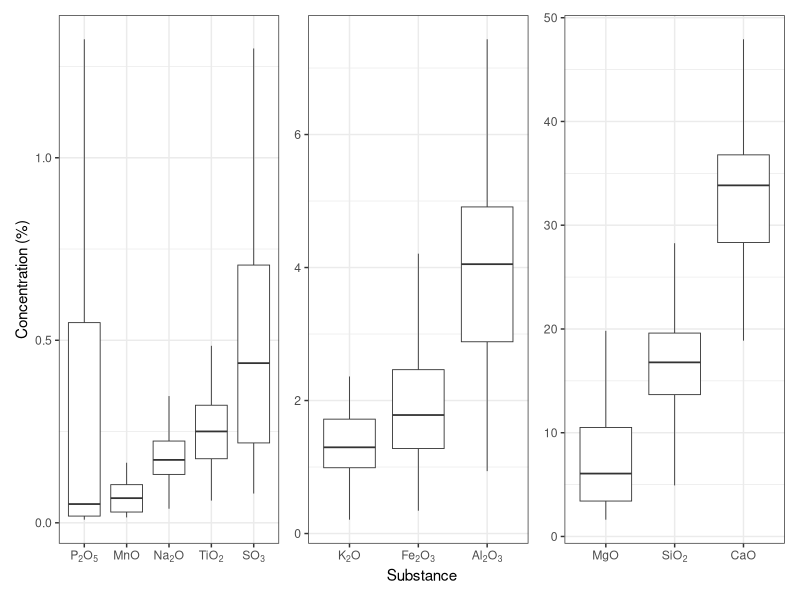
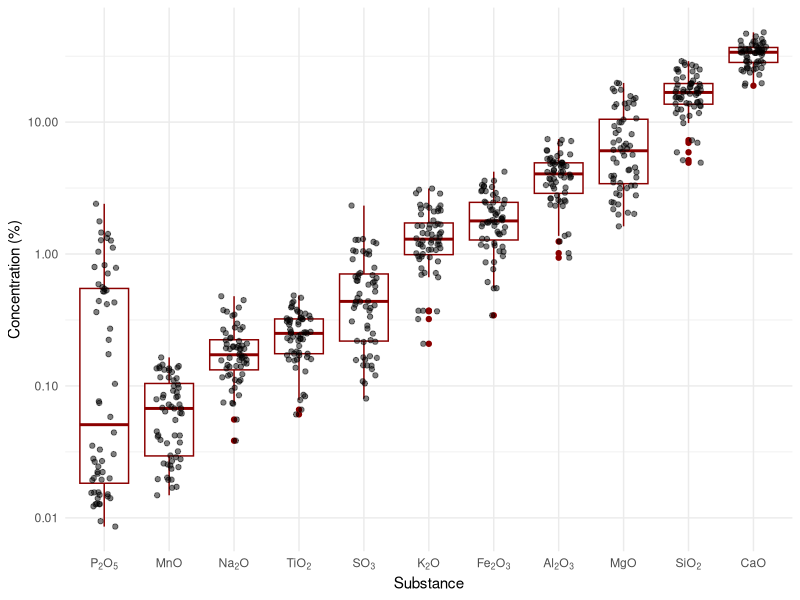
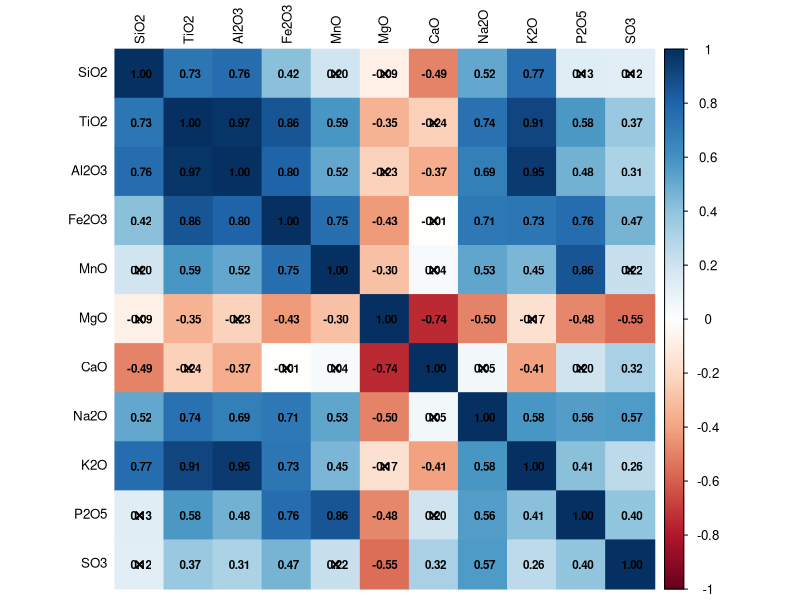
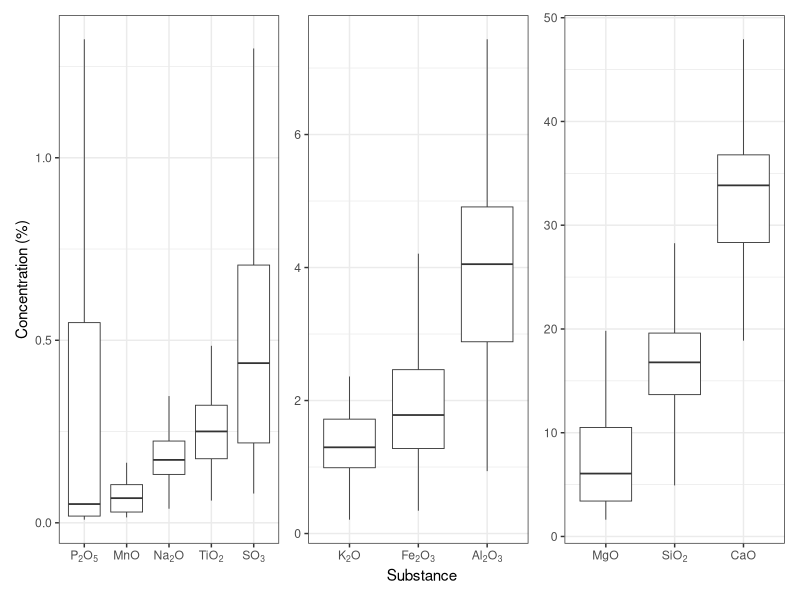

Write R code to recreate these figures, in order. (Note: this script raises an error after producing the figures.)
## ---- chunk 1
knitr::opts_chunk$set(echo = TRUE,warning = FALSE, message = FALSE)

# Load required libraries
library(tidyverse)
library(ggplot2)
library(readxl)
library(patchwork)
library(corrplot)
library(Hmisc)
## ---- chunk 2
# Load data from input folder

dt_fines <- read_excel("input/Fines_Sample_data.xlsx",
    sheet = "XRF", skip = 1)

## ---- chunk 3
# Summary statistics
summary(dt_fines)



names(dt_fines) <- c("Mineralresource", "Deposit", "Samplenumber", "LOI950°C", "SiO2", "TiO2", "Al2O3",
"Fe2O3", "MnO", "MgO", "CaO", "Na2O", "K2O", "P2O5",
"SO3")


## ---- chunk 4

# format data for plotting
# pivot longer, excluding non-numeric columns

#exclude LOI950°C 
dt_fines_long <- dt_fines %>%  select(-c("LOI950°C"))

dt_fines_long <- dt_fines_long %>%
  pivot_longer(cols = c("SiO2", "TiO2", "Al2O3",
"Fe2O3", "MnO", "MgO", "CaO", "Na2O", "K2O", "P2O5",
"SO3"),
               names_to = "Substance",
               values_to = "Concentration")

# create boxplot, sort x-axis by median concentration
#plot  MgO, SiO2, CaO separately due to scale issues
#start with these

subs_high <- c("MgO",  "SiO2",  "CaO")
subs_medium <- c("Al2O3", "Fe2O3", "K2O")
subs_low <- c("TiO2", "MnO", "P2O5", "Na2O", "SO3")

#refactor the three plots below into a function


## ---- chunk 5

# Create a named vector for chemical formula labels with subscripts
chem_labels <- c(
  "SiO2" = expression(SiO[2]),
  "TiO2" = expression(TiO[2]),
  "Al2O3" = expression(Al[2]*O[3]),
  "Fe2O3" = expression(Fe[2]*O[3]),
  "MnO" = expression(MnO),
  "MgO" = expression(MgO),
  "CaO" = expression(CaO),
  "Na2O" = expression(Na[2]*O),
  "K2O" = expression(K[2]*O),
  "P2O5" = expression(P[2]*O[5]),
  "SO3" = expression(SO[3])
)

boxplot_fines <- function(substances){
  ggplot(dt_fines_long %>% filter(Substance %in% substances),
         aes(x = reorder(Substance, Concentration, FUN = median), y = Concentration)) +
    geom_boxplot(outliers = F,
                 size=0.3) +
    labs(x = "Substance",
         y = "Concentration (%)") +
    scale_x_discrete(labels = chem_labels) +
    theme_bw()
  #  geom_jitter(size = 0.1, alpha = 0.5)
}


a <- boxplot_fines(subs_low)

b <- boxplot_fines(subs_medium)
   
c <- boxplot_fines(subs_high)

  
  

(a + b + c) + plot_layout(nrow = 1, guides = "collect",axes = "collect")
  #apply theme_bw to all plots
  


#sace to file (png, width=12in, height=6in, res=300)

ggsave("output/boxplot_xrf_fines.png", width = 12, height = 6, dpi = 300, scale=0.6)
  




## ---- chunk 6

# create boxplot with log y-axis, sort x-axis by median concentration
a_log <- ggplot(dt_fines_long,
       aes(x = reorder(Substance, Concentration, FUN = median), y = Concentration
)) +
  geom_boxplot(color = "darkred") +
  labs(x = "Substance",
       y = "Concentration (%)") +
  theme_minimal()+
  geom_jitter(width = 0.2, alpha = 0.5) +
  scale_y_log10() +
  scale_x_discrete(labels = chem_labels)
a_log



## ---- chunk 7
# Correlation plots between constituents

# Select only the constituent columns (excluding metadata columns)
constituents <- dt_fines %>%
  select(SiO2, TiO2, Al2O3, Fe2O3, MnO, MgO, CaO, Na2O, K2O, P2O5, SO3)

# Calculate Spearman correlation matrix
cor_matrix <- cor(constituents, method = "spearman", use = "complete.obs")

# Calculate p-values for Spearman correlation using Hmisc
cor_result <- rcorr(as.matrix(constituents), type = "spearman")
p_matrix <- cor_result$P

# Create correlation plot
corrplot(cor_matrix, 
         method = "color",           # Fill tiles with colors
         type = "full",              # Show both upper and lower triangle
         col = COL2('RdBu', 200),    # Standard blue to red color scheme
         tl.col = "black",           # Text label color: black
         addCoef.col = "black",      # Coefficient text color: black
         p.mat = p_matrix,           # P-value matrix for significance
         sig.level = 0.05,           # Alpha = 0.05
         insig = "pch",              # Add * marker for significant correlations
         pch.cex = 0.9,              # Size of significance markers
         pch.col = "black",          # Color of significance markers
         number.cex = 0.7,           # Size of correlation coefficients
         tl.cex = 0.8)               # Size of text labels
